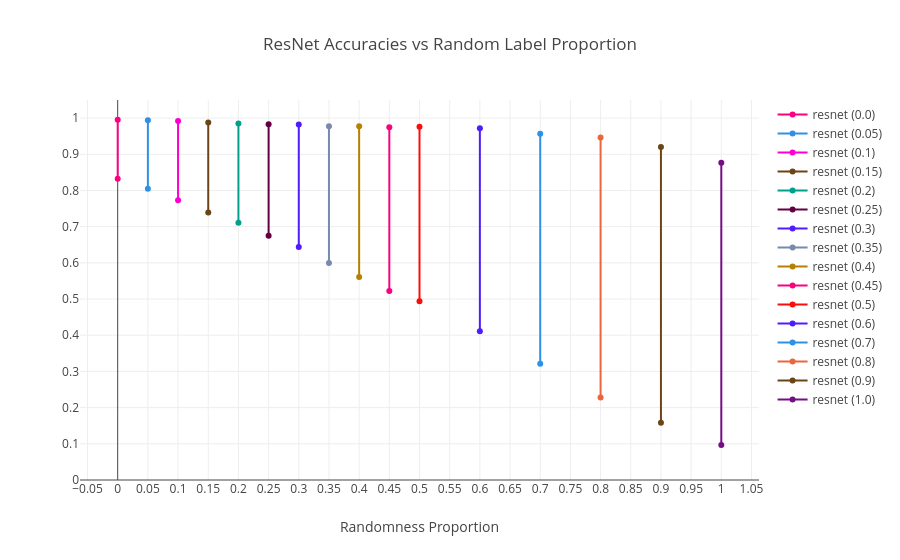

The notebook cell this image was saved under:
### Code cell
resnet = full_data[(full_data["model"].str.contains("resnet")) & (full_data["split"] == "val")].copy()

resnet["layer_idx"] = resnet["layer"].apply(lambda x: layer_order['resnet'].index(x))
resnet.sort_values("layer_idx", inplace=True)

resnet_accs = resnet[(resnet["layer"] == "a1") & (resnet["dataset"].str.contains("-r"))][["dataset", "model", "train_acc", "val_acc"]]
resnet_accs["random_prop"] = resnet_accs["dataset"].apply(lambda x: float(x.split("-r")[1]))
resnet_accs.sort_values("random_prop", inplace=True)

fig = make_subplots()
for i, row in resnet_accs.iterrows():
    color = color_seq[i % len(color_seq)]
    fig.add_trace(go.Scatter(x=[row["random_prop"], row["random_prop"]], y=[row["train_acc"], row["val_acc"]], mode="lines+markers", line = dict(color=color), name=f"{row['model']} ({row['random_prop']})"))
    
fig.update_layout(title="ResNet Accuracies vs Random Label Proportion")
fig.update_xaxes(title_text="Randomness Proportion", nticks=23)
fig.update_yaxes(range=[0.0, 1.05], nticks=20)

### Figure 1 — Plotly figure (JSON) as saved in the notebook; plotly's stock layout.template omitted (floating-point values rounded to 4 significant figures)
{"data": [{"line": {"color": "#FC0080"}, "mode": "lines+markers", "name": "resnet (0.0)", "type": "scatter", "x": [0, 0], "y": [0.9955, 0.8326]}, {"line": {"color": "#2E91E5"}, "mode": "lines+markers", "name": "resnet (0.05)", "type": "scatter", "x": [0.05, 0.05], "y": [0.9942, 0.8047]}, {"line": {"color": "#FB00D1"}, "mode": "lines+markers", "name": "resnet (0.1)", "type": "scatter", "x": [0.1, 0.1], "y": [0.9921, 0.7727]}, {"line": {"color": "#6C4516"}, "mode": "lines+markers", "name": "resnet (0.15)", "type": "scatter", "x": [0.15, 0.15], "y": [0.9876, 0.7389]}, {"line": {"color": "#00A08B"}, "mode": "lines+markers", "name": "resnet (0.2)", "type": "scatter", "x": [0.2, 0.2], "y": [0.9853, 0.7109]}, {"line": {"color": "#620042"}, "mode": "lines+markers", "name": "resnet (0.25)", "type": "scatter", "x": [0.25, 0.25], "y": [0.9828, 0.6752]}, {"line": {"color": "#511CFB"}, "mode": "lines+markers", "name": "resnet (0.3)", "type": "scatter", "x": [0.3, 0.3], "y": [0.9825, 0.6435]}, {"line": {"color": "#778AAE"}, "mode": "lines+markers", "name": "resnet (0.35)", "type": "scatter", "x": [0.35, 0.35], "y": [0.9776, 0.5994]}, {"line": {"color": "#B68100"}, "mode": "lines+markers", "name": "resnet (0.4)", "type": "scatter", "x": [0.4, 0.4], "y": [0.9773, 0.5608]}, {"line": {"color": "#FC0080"}, "mode": "lines+markers", "name": "resnet (0.45)", "type": "scatter", "x": [0.45, 0.45], "y": [0.9749, 0.5223]}, {"line": {"color": "#FB0D0D"}, "mode": "lines+markers", "name": "resnet (0.5)", "type": "scatter", "x": [0.5, 0.5], "y": [0.9758, 0.4941]}, {"line": {"color": "#511CFB"}, "mode": "lines+markers", "name": "resnet (0.6)", "type": "scatter", "x": [0.6, 0.6], "y": [0.9721, 0.4108]}, {"line": {"color": "#2E91E5"}, "mode": "lines+markers", "name": "resnet (0.7)", "type": "scatter", "x": [0.7, 0.7], "y": [0.9568, 0.3214]}, {"line": {"color": "#EB663B"}, "mode": "lines+markers", "name": "resnet (0.8)", "type": "scatter", "x": [0.8, 0.8], "y": [0.9465, 0.2278]}, {"line": {"color": "#6C4516"}, "mode": "lines+markers", "name": "resnet (0.9)", "type": "scatter", "x": [0.9, 0.9], "y": [0.9205, 0.158]}, {"line": {"color": "#750D86"}, "mode": "lines+markers", "name": "resnet (1.0)", "type": "scatter", "x": [1, 1], "y": [0.8766, 0.097]}], "layout": {"title": {"text": "ResNet Accuracies vs Random Label Proportion"}, "xaxis": {"anchor": "y", "domain": [0, 1], "nticks": 23, "title": {"text": "Randomness Proportion"}}, "yaxis": {"anchor": "x", "domain": [0, 1], "nticks": 20, "range": [0, 1.05]}}}
